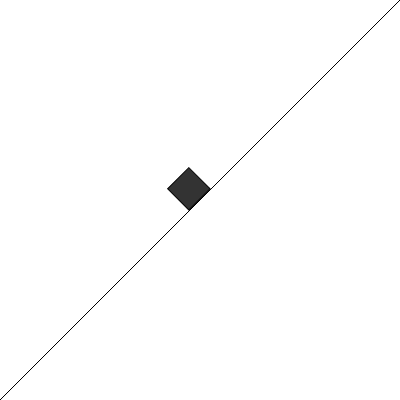
Frame 1 (no input)
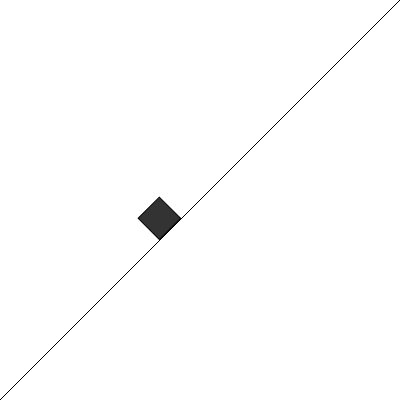
Frame 60 (no input)
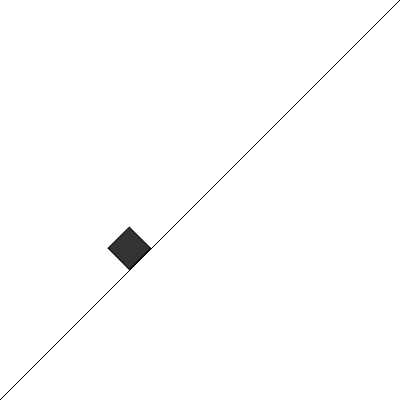
Frame 120 (the mouse pressed at the canvas centre since frame 60)

The p5.js sketch that drew these frames (run headless with seeded random() and noise() and a simulated clock; from frame 60 on, the mouse is pressed at the canvas centre):

// p5.js sketch
// ── sketch.js
class Box {
    constructor(x,y,size,angle) {
        this.loc = createVector(x,y)
        this.size = size
        this.vel =  createVector(0,0)
        this.angle = angle

    }

    display() {
        push()
        rectMode(CENTER)
        translate(-94,-94)
        rotate (this.angle)
        fill(51)

    
        rect(this.loc.x,this.loc.y,this.size,this.size)
        pop()
    }

    move() {
        let gravity = createVector(0,1 * sin (this.angle))
        this.vel.add(gravity)
        this.loc.add(this.vel)
        this.vel.mult(0)


    }
}

function drawLine(angle) {
    push()
    translate(width/2,height/2)
    rotate(PI/2)
    line(width,height,0,0)
    line(-width,-height,width,height)
    pop()
}

var boxy
function setup() {

    createCanvas(400,400)
    boxy = new Box(width,0,30,PI/4)
}

function draw() {
    background(255)
    boxy.display()
    drawLine()
    boxy.move()
    //line (0,height,width,0)
}
